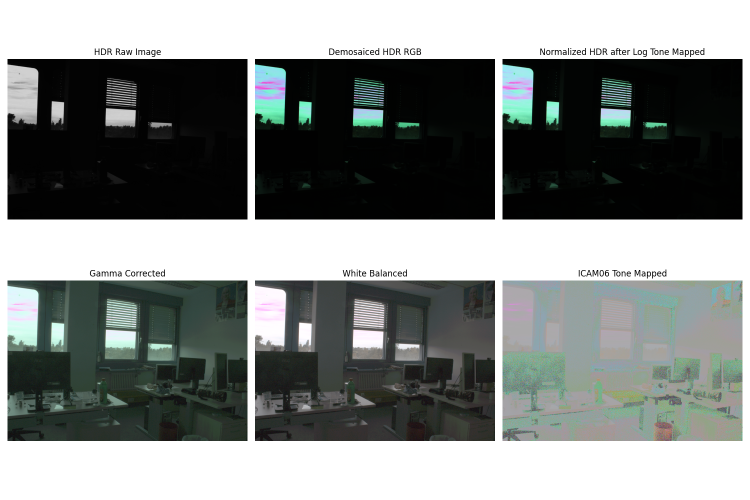
#> input picture CV-projectEx2/submission/plots/hdr_processing_steps.png, 1500 x 1000 px (shown at 1/2 size)
$ python -i section01-07.py   (imports and definitions only)
#> lines starting #> are read from the running program, lines starting #| are printed output that depends on the picture
import numpy as np
import matplotlib.pyplot as plt
import rawpy
from scipy.ndimage import convolve
import os
import cv2
from PIL import Image, ImageDraw, ImageFont

# [12 lines left out: function load_data, not called in this run]

#############################################################

# Demosaicing ------------------------------------------------

#############################################################


def demosaic(raw_img):
    # Padding to handle edge cases
    padded_img = np.pad(raw_img, pad_width=1, mode='symmetric')
    height, width = padded_img.shape
#> height = 1002; width = 1502

    # Initialize the reconstructed image
    reconstructed_img = np.zeros((raw_img.shape[0], raw_img.shape[1], 3))

    # Create Bayer masks for BGGR pattern
    red_mask = np.zeros_like(padded_img)
    green_mask = np.zeros_like(padded_img)
    blue_mask = np.zeros_like(padded_img)

    for i in range(height):
        for j in range(width):
            if i % 2 == 0 and j % 2 == 0:  # Top-left (Blue)
                blue_mask[i, j] = 1
            elif i % 2 == 1 and j % 2 == 1:  # Bottom-right (Red)
                red_mask[i, j] = 1
            else:  # Green
                green_mask[i, j] = 1
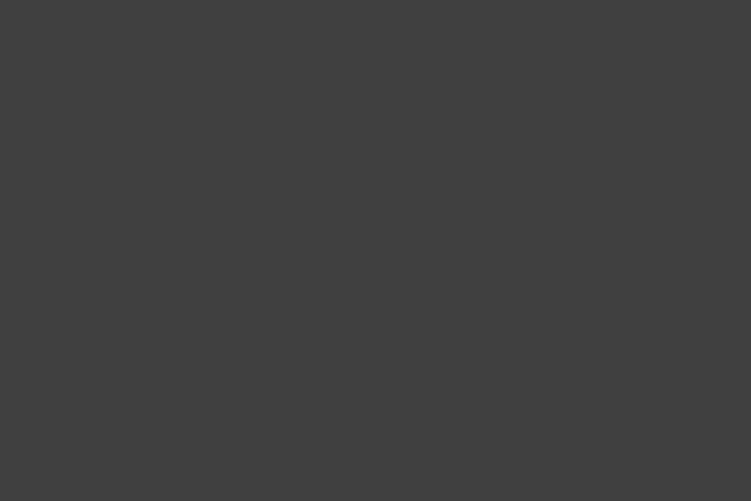
#> blue_mask: shape (1002, 1502) (shown at 1/2 size); values 0 (black) and 1 (white), 25% white in thin lines or dots
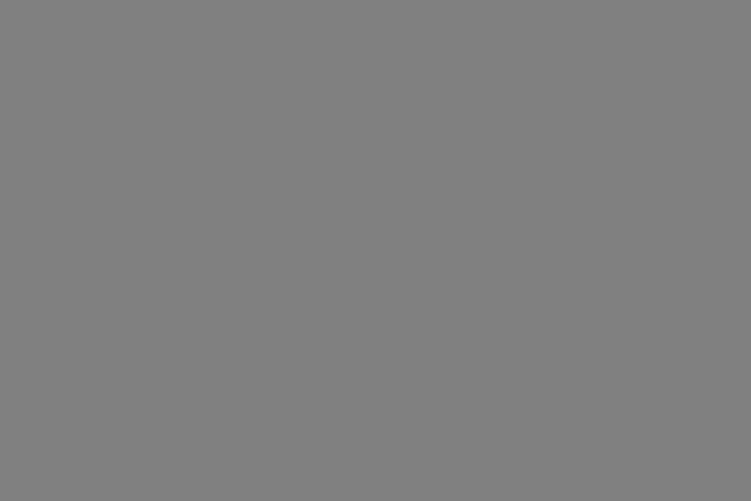
#> green_mask: shape (1002, 1502) (shown at 1/2 size); values 0 (black) and 1 (white), 50% white in thin lines or dots

    # Separate channels
    red_channel = padded_img * red_mask
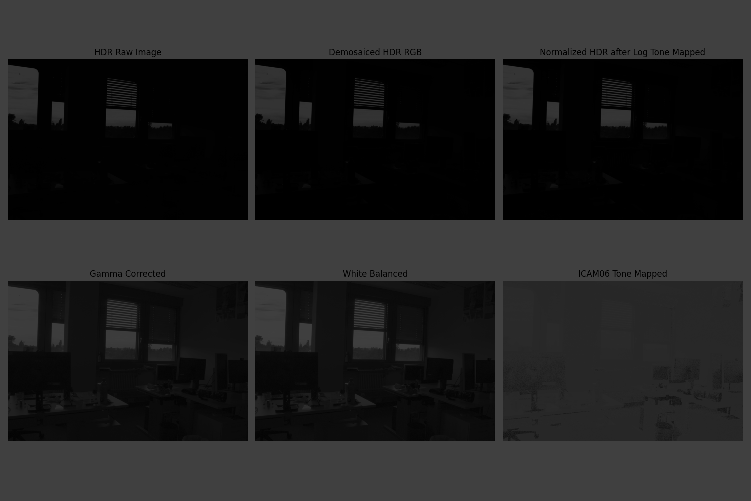
#> red_channel: shape (1002, 1502) (shown at 1/2 size); min 0, max 255, mean 33.3
    green_channel = padded_img * green_mask
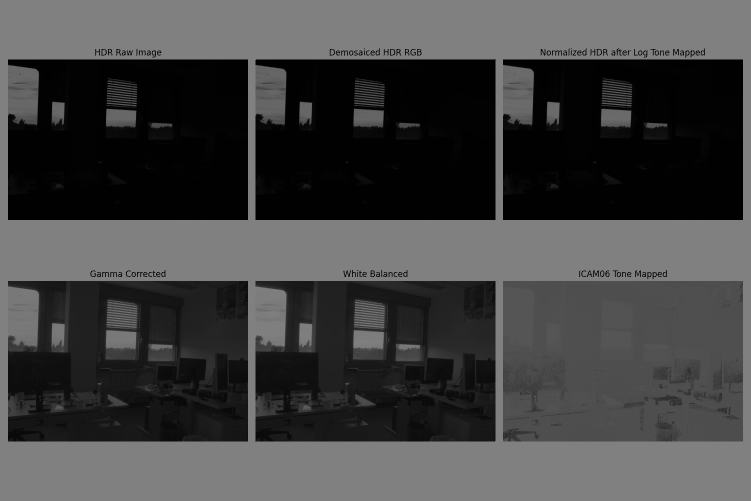
#> green_channel: shape (1002, 1502) (shown at 1/2 size); min 0, max 255, mean 66.6
    blue_channel = padded_img * blue_mask

    # Convolution kernels for interpolation
    kernel = np.array([[1, 2, 1],
                       [2, 4, 2],
                       [1, 2, 1]], dtype=np.float64) / 4.0

    # Interpolate each channel
    red_interpolated = np.divide(
        convolve(red_channel, kernel, mode='mirror'),
        convolve(red_mask, kernel, mode='mirror'),
        out=np.zeros_like(red_channel, dtype=np.float64),
        where=convolve(red_mask, kernel, mode='mirror') != 0
    )
    green_interpolated = np.divide(
        convolve(green_channel, kernel, mode='mirror'),
        convolve(green_mask, kernel, mode='mirror'),
        out=np.zeros_like(green_channel, dtype=np.float64),
        where=convolve(green_mask, kernel, mode='mirror') != 0
    )
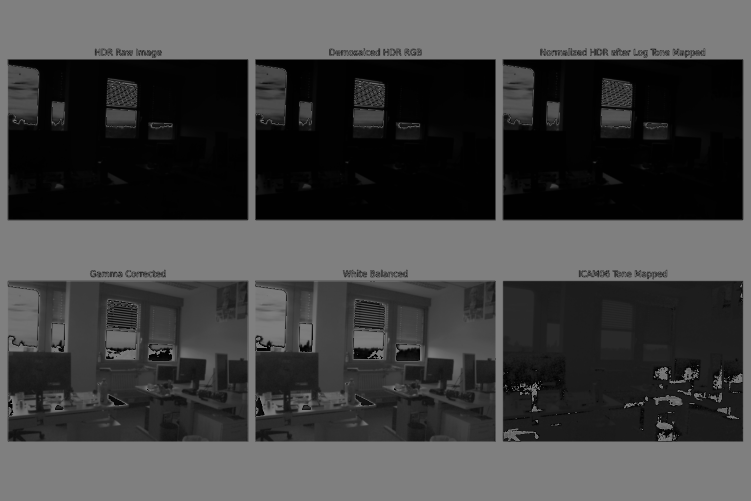
#> green_interpolated: shape (1002, 1502) float64 (shown at 1/2 size); min 0, max 127.5, mean 66.1
    blue_interpolated = np.divide(
        convolve(blue_channel, kernel, mode='mirror'),
        convolve(blue_mask, kernel, mode='mirror'),
        out=np.zeros_like(blue_channel, dtype=np.float64),
        where=convolve(blue_mask, kernel, mode='mirror') != 0
    )

    # Combine channels into the reconstructed image
    reconstructed_img[:, :, 0] = red_interpolated[1:-1, 1:-1]  # Red
    reconstructed_img[:, :, 1] = green_interpolated[1:-1, 1:-1]  # Green
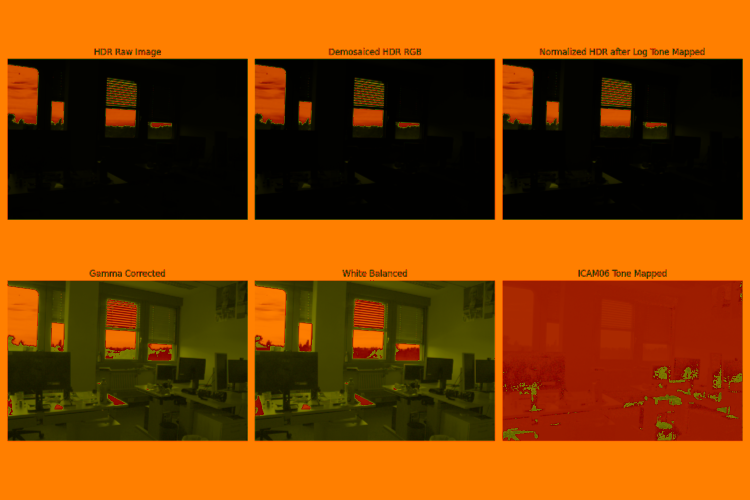
#> reconstructed_img: shape (1000, 1500, 3) float64 (shown at 1/2 size); mean of channels 0, 1, 2 132.6, 65.9, 0; drawn as R, G, B
    reconstructed_img[:, :, 2] = blue_interpolated[1:-1, 1:-1]  # Blue
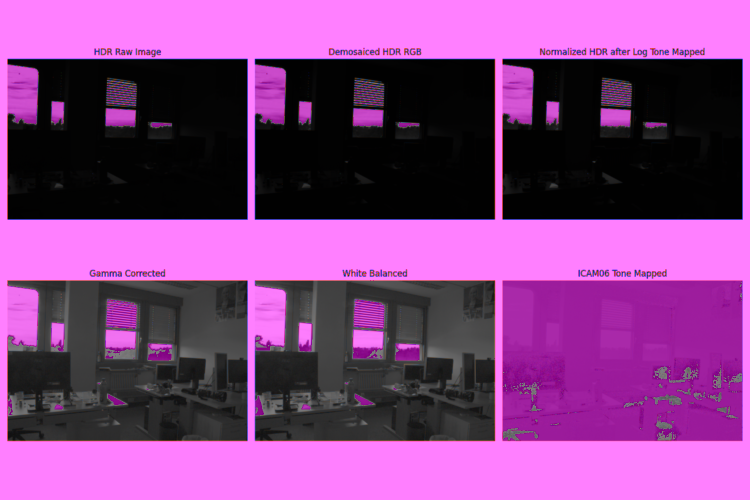
#> reconstructed_img: shape (1000, 1500, 3) float64 (shown at 1/2 size); mean of channels 0, 1, 2 132.6, 65.9, 132.8; drawn as R, G, B

    return reconstructed_img


#############################################################

# Gamme Correction ------------------------------------------

#############################################################

# [438 lines left out: functions normalize_0_to_1, gamma_correction, avg_pixel_channel, white_balance, hdr_combination, tone_map_log and 3 more, not called in this run]

    # output_file = os.path.join(plots_output_path, "hdr_processing_steps_pillow.png")
    # create_hdr_plot_pillow(hdr_img, hdr_rgb_image, normalized_hdr, gamma_corr_img_uint8, white_balanced_img, output_file)
    # print(f"Plot saved to {output_file}")

# [2 lines not run here, left out]

>>> import cv2
>>> picture = cv2.imread('../CV-projectEx2/submission/plots/hdr_processing_steps.png', cv2.IMREAD_GRAYSCALE)
>>> result = demosaic(picture)
